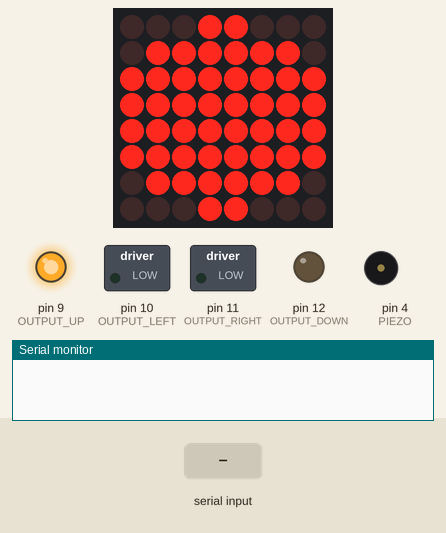
Recording of a sketch running on a simulated Arduino Uno, built with avr-gcc and run on an emulated ATmega328P. Parts: 8×8 LED matrix, switched loads named in the sketch (green lamp = pin HIGH), output pins drawn as LEDs (lit = HIGH), buzzer (waves = sounding), the last lines printed to the serial monitor. The inputs (shaded band) are chosen by the test bench.

Above: at 1.4 s.
1.5 s: "LEFT\n" received over Serial
At 3.1 s:
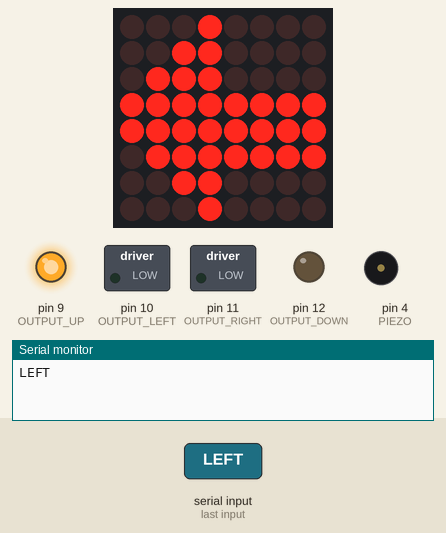
4.2 s: "RIGHT\n" received over the second serial link
At 6.4 s:
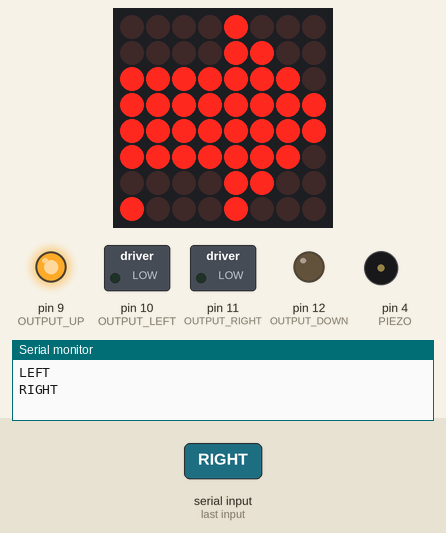
7.0 s: "DOWN\n" received over Serial
At 8.9 s:
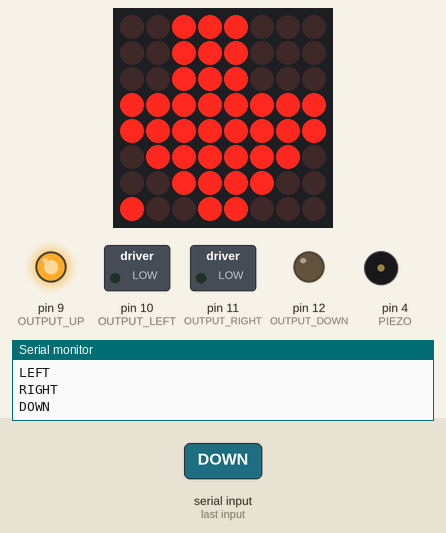
9.7 s: "STOP\n" received over the second serial link
At 11.1 s:
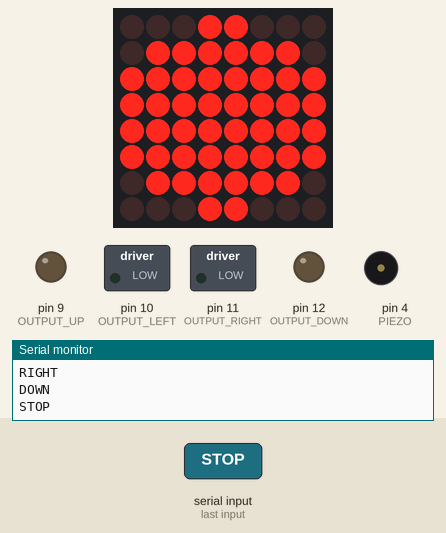
11.4 s: "RIGHT\n" received over Serial
At 12.3 s:
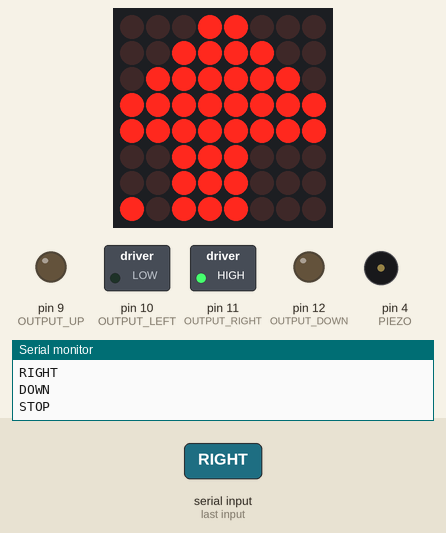
14.2 s: "LEFT\n" received over the second serial link
At 16.9 s:
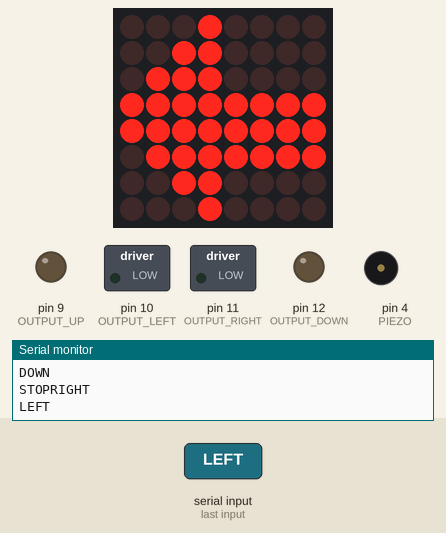
Timing chart, 0 to 17.9 s (numbered marks = the images above; inputs shaded):
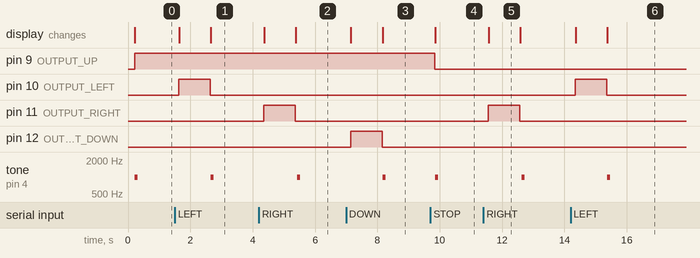

The sketch:

new_rc_car_sheild_serial.ino
```cpp
      #include <SoftwareSerial.h>   //블루투스 통신하기 위한 외부의 소스를 참조하는 역할  (블루투스 관련된 라이브러리, 함수를 사용할 수 있음. 이게 무슨 말이냐면 이미 누군가가 작성해놓은 프로그램을 토대로 필요한 기능을 불러와서 프로그램을 작성하겠다는 의미다. 아두이노는 오픈된 개발환경이다보니 다양한 사람들이 프로그램을 개발하고 공개해 놓았다. 우리는 그것을 가져와서 사용한다는 말이다.)
      #include "LedControlMS.h"


      #define TX 2  // 블루투스 통신에서 메시지를 받기 위한 아두이노 10PIN으로 설정한다. 이것은 신호를 받는데 사용한다.
      #define RX 3   //블루투스 통신에서 메시지를 주기 위한 아섹스를 무선으로 발송하기위해서 사용하는 부분이다.설정한다.


      #define OUTPUT_UP 9
      #define OUTPUT_LEFT 10
      #define OUTPUT_RIGHT 11
      #define OUTPUT_DOWN 12


      #define  DIN A1
      #define  CS  A2
      #define  CLK A3

      #define PIEZO 4 //피에조 부저


      int long_speed  = 40;  // 모터 동작 시간 타임을 조절할 수 있다. 1000로 설정하면 1초이다.현재  40이기 때문에 1초를 100으로 나눠서 4 정도의 시간을 정했다는 의미다. 이러한 시간을 정하는 이유는 모터가 물리적 기계이기 때문에 정해줘야한다. 기계들은 구체적으로 알려주야 일을 한다. 그래서 무엇이든지 꼼꼼하게 빈틈없이 철저하게 확실히 알려줘야한다.(강조 확실히 함)


      /* 블루투스 통신을 사용하기 위해서 문자,문자열 선언 */
      /*글자를 어떻게 송수신 받을 것인지 정하는 부분이다. */


      char inBTChar;          //blueTooth 통신에서 한 글자씩 받기위한 char형 변수로 선언
      String inputBTString ;  //up,down,left,right... 등등 블루투스에 보낸  명령어 받기 위한 문자열 저장 공간
      char inSLChar;
      String inputSLString ;  //serial(컴퓨터) 통신을 하기 위해 문자열 저장 공간


      SoftwareSerial BTSerial(TX, RX); //bluetooth 클래스를 아두이노 9핀,10핀에서 송수신 정의


      /*  void setup()
          setup 아두이노 시작할 때, 단 한번 밖에 실행되지 않으면,
          주로 변수 선언 및 초기화, 장비 동작 유무 테스트하는데 많이 사용된다.
      */
      int rccar_off = 0;

       #define NBR_MTX 1 // 8X8 LED Matrix를 몇개 사용할 지를 정한다. 현재 하나만 셋팅.
       LedControl lc=LedControl(DIN,CLK,CS, NBR_MTX); //8X8 LED Matrix 클래스를 세개의 핀으로 연결한다.


     /***
     *
     *  address 0x20, 0x27, 0x3F
     *  SDA --> A4 , SCL --->A5
     ****/


          byte right[] =   //right
           {
               B00011000,
               B00111100,
               B01111110,
               B11111111,
               B00111100,
               B00111100,
               B00111100,
               B00111101
            };
            byte up[] =   //up
           {
               B00011000,
               B00111000,
               B01111000,
               B11111111,
               B11111111,
               B01111111,
               B00111000,
               B00011001
            };
            byte down[] =   //비행기 이모티콘 모양
           {
               B00011000,
               B00011100,
               B00011110,
               B11111111,
               B11111111,
               B11111110,
               B00011100,
               B00011001
            };
            byte left[] =   //비행기 이모티콘 모양
           {
               B00011100,
               B00011100,
               B00011100,
               B00011100,
               B11111111,
               B01111110,
               B00111100,
               B00011000
            };

            byte all[] =   //stop
           {
               B00111100,
               B01111110,
               B01111110,
               B11111111,
               B11111111,
               B01111110,
               B01111110,
               B00111100

            };

       byte e1[] =  //비행기 이모티콘 모양
      {
         B01000010,
         B01111110,
         B01111110,
         B11011011,
         B01111110,
         B00100100,
         B01111110,
         B11011001
      };


         /*
         오른쪽 방향으로 동작하기 위해서 왼쪽 모터가 동작해야 한다.
         오른쪽 모터 -,- 로
         왼쪽 모터 +,- 로 셋팅
      */
      void Right() {


        digitalWrite(OUTPUT_RIGHT, HIGH);  // 왼쪽 모터
        printByte(up);

        delay(1000);
        digitalWrite(OUTPUT_RIGHT, LOW);  // 왼쪽 모터

        printByte(right);

        delay(long_speed);

      }

      /*
          왼쪽 방향으로 동작하기 위해서 오른쪽 모터가 동작해야 한다.
          오른쪽 모터 +,- 로
          왼쪽 모터 -,- 로 셋팅
      */
      void Left() {


        digitalWrite(OUTPUT_LEFT, HIGH);  // 왼쪽 모터
        printByte(up);

        delay(1000);
        digitalWrite(OUTPUT_LEFT, LOW);  // 왼쪽 모터

         printByte(left);

      }

      /*
          전진으로 동작
          오른쪽 모터 +,- 로
          왼쪽 모터 +,- 로 셋팅
      */
      void Up() {

        //Motor one

        digitalWrite(OUTPUT_UP, HIGH);  // 왼쪽 모터
        printByte(up);

        delay(1000);
        digitalWrite(OUTPUT_UP, LOW);  // 왼쪽 모터


        printByte(up);

      }


      /*
          후진으로 동작
          오른쪽 모터 -,+ 로
          왼쪽 모터 -,+ 로
      */

      void Down() {
        //Motor_one


        digitalWrite(OUTPUT_DOWN, HIGH);  // 왼쪽 모터
        printByte(up);

        delay(1000);
        digitalWrite(OUTPUT_DOWN, LOW);  // 왼쪽 모터

        printByte(down);


      }


      /*  정지 동작
          왼쪽 모터   - , -
          오른쪽 모터  -, -
          다 동작을 멈춤
      */

      void Stop() {

        digitalWrite(OUTPUT_UP, LOW);  // 왼쪽 모터
        digitalWrite(OUTPUT_LEFT, LOW);

        printByte(all);
        tone(PIEZO,1000,200);

        delay(10);

      }


      void setup() {

        Serial.begin(9600);
        BTSerial.begin(9600);  //블루투스 통신 속도 9600byte 1초당
        inputBTString = "";    //블루투스 통신하기 위한 문자열 비우기 (초기화 작업) 초기화를 해야지 그곳에 나중에 문자를 넣을 수 있다. 처음에는 블루투스 통신 칩도 마음을 비워놔야 한다. //블루투스 통신하기 위한 문자열 비우기 (초기화 작업) 초기화를 해야지 그곳에 나중에 문자를 넣을 수 있다. 처음에는 블루투스 통신 칩도 마음을 비워놔야 한다.


        pinMode(OUTPUT_DOWN, OUTPUT);     //왼쪽 모터 출력값으로 선언하여 전압 5V이내의 신호를 보낼 수 있습니다.
        pinMode(OUTPUT_RIGHT, OUTPUT);

        pinMode(OUTPUT_UP,OUTPUT);
        pinMode(OUTPUT_LEFT,OUTPUT);


        pinMode(PIEZO,OUTPUT);

        // 8X8 LED Matrix 클래스에  일일히 하나씩 LED 위치 등록하여 초기화
         for (int i=0; i< NBR_MTX; i++){
          lc.shutdown(i,false);
          lc.setIntensity(i,8);
          lc.clearDisplay(i);

          delay(200);
        }


          printByte(all);


        tone(PIEZO,1000,100);
        digitalWrite(5,HIGH);
        digitalWrite(9,HIGH);


        tone(PIEZO,1000,100);

    }


      /*   void loop()
          아두이노에서 무한 반복하는 함수로써 동작하는 부분에서 많이 사용됨.
           센서값 가져오기, 모터 동작, 블루투스 값 등을 계속 가져오기 위해서 반복적으로 실행한다. 사실 무한반복이다. 전기가 끊어질때까지 계속 일을 시키겠다는 명령어다.
      */

      bool light_onoff = true;

      void loop() {

        while (BTSerial.available() || Serial.available()) {   //블루투스 통신이 연결되었을 경우에만 무한 루프로 실행한다.  무한이 일을 하면서 자료들을 처리하겠다는 의도다.
          inBTChar = (char)BTSerial.read();  //블루투스 통신에서 한글자씩 가져오면 inBTChar 문자 변수로 저장한다.
          inSLChar = (char)Serial.read();

          /*
             1. inBTChar 문자 변수가 '\n' , '\r', '_'  저장될 경우, 비교하여 아래를 실행합니다.
             2. inBTChar 한 글자씩 저장된 문자열 inputBTString 값에서 "stop", "up" 값을 비교
             3. 값이 참일 경우에 "BUZZER", "stop","up","down","left" 부분에서의 해당되는 모터,서보 모터 동작 (전진,후진,좌,우)
             4. 값이 거짓일 경우에 inputBTString 값을 ""빈 문자로 저장한다.
             5. 무한 루프 동작한다.

             6. inBTChar 문자 변수가 '\n', '\r', '_' 아닐 경우에
             7. inBTChar(앱에서 블루투스를 통해 보낸 메시지)문자 변수를 inputBTString 문자열에 하나씩 저장한다.
             8. 다시 무한 루프 동작한다.
          */

          if (inBTChar == '\n' || inBTChar == '\r' || inBTChar == '_' || inSLChar == '_' || inSLChar == '\r' || inSLChar == '\n') {

            if (inputBTString.equals("STOP") || inputSLString.equals("STOP")) { //앱에서 "stop" 메시지를 보냈을 경우에
              //inputBTString 문자열값과 비교하여 같을 경우에 모터 동작을 멈춘다.


              Stop();                              // 모터 동작 멈춤
              tone(PIEZO,1000,200);
              BTSerial.print("OK");                //실행이 성공적이었다면 앱에 "OK"확인 메시지 보냄.
              Serial.print("\nSTOP");
              tone(PIEZO,1000,100);

              inputBTString = "";
              inputSLString ="";

            } else if (inputBTString.equals("LEFT") || inputSLString.equals("LEFT")) { //앱에서 "left" 메시지를 보냈을 경우에
              //inputBTString 문자열값과 비교하여 같을 경우에
              // 오른쪽 모터만 정방향으로 동작시킨다.

              Left();           //오른쪽 모터만 동작하는 함수 호출한다. 그래서 오른쪽 모터만 움직인다.
              BTSerial.print("OK");           //실행이 성공적이었다면 앱에 "OK"확인 메시지 보냄.
              Serial.println("LEFT ");
              tone(PIEZO,1000,100);

              inputBTString = "";
              inputSLString = "";

            } else if (inputBTString.equals("RIGHT") || inputSLString.equals("RIGHT")) { //앱에서 "right" 메시지를 보냈을 경우에
              //inputBTString 문자열값과 비교하여 같을 경우에


              Right();                          //왼쪽 모터만 동작하는 함수 호출한다.왼쪽 모터만 움직인다.
              Serial.println("RIGHT ");
              BTSerial.print("OK");            //실행이 성공적이었다면 앱에 "OK"확인 메시지 보냄.
              tone(PIEZO,1000,100);

              inputBTString = "";
              inputSLString = "";

            } else if (inputBTString.equals("UP") || inputSLString.equals("UP") ) {   //앱에서 "up" 메시지를 보냈을 경우에
              //inputBTString 문자열값과 비교하여 같을 경우에
              // 정면 방향,모터로 동작

              Up();   //up 함수 호출
              BTSerial.println("OK");   //실행이 성공적이었다면 앱에 "OK"확인 메시지 보냄.
              Serial.print("UP ");

              tone(PIEZO,1000,100);
              inputBTString = "";
              inputSLString = "";


            } else if (inputBTString.equals("DOWN") || inputSLString.equals("DOWN") ) { //앱에서 "down" 메시지를 보냈을 경우에
              //inputBTString 문자열값과 비교하여 같을 경우에
              // 후진 방향, 모터로 동작

              Down(); //down 함후 호출
              BTSerial.print("OK");  //실행이 성공적이었다면 앱에 "OK"확인 메시지 보냄.
              Serial.println("DOWN ");

              tone(PIEZO,1000,100);
              inputBTString = "";
              inputSLString = "";

            }


            else {
                 tone(PIEZO,000,100);


               Serial.println("ELSE ");
               tone(PIEZO,1000,100);


              inputBTString = "";   //블루루스 송수신 문자열이 up/down/left/right/leftup/rightup 아닐경우에
              inputSLString = "";   //블루루스 송수신 문자열이 up/down/left/right/leftup/rightup 아닐경우에
              //블루투스 송수진 문자열 빈 공간으로 초기화
            }
          }
          else  {

            inputBTString += inBTChar;   // 블루투스 송수신 문자열에 앱에서 보낸 메시지 문자 하나씩 저장
            inputSLString += inSLChar;
          delay(30);
          }

      } //while

      delay(50);


    } //loop


    void printByte(byte character []){
                int i = 0;
                for(i=0;i<8;i++){
                  lc.setColumn(0,7-i,character[i]);
                }
     }
```

Measured:
- after the input at 1.5 s, pin 10 (OUTPUT_LEFT): LOW → HIGH after 0.13 s, → LOW 1.0 s later; tone on pin 4 (PIEZO): silent → 1000 Hz after 1.2 s, → silent 0.10 s later; the display: first changes after 0.14 s (image 1 shows a later state)
- after the input at 4.2 s, pin 11 (OUTPUT_RIGHT): LOW → HIGH after 0.16 s, → LOW 1.0 s later; tone on pin 4 (PIEZO): silent → 1000 Hz after 1.2 s, → silent 0.10 s later; the display: first changes after 0.17 s (image 2 shows a later state)
- after the input at 7.0 s, pin 12 (OUTPUT_DOWN): LOW → HIGH after 0.14 s, → LOW 1.0 s later; tone on pin 4 (PIEZO): silent → 1000 Hz after 1.2 s, → silent 0.10 s later; the display: first changes after 0.15 s (image 3 shows a later state)
- after the input at 9.7 s, pin 9 (OUTPUT_UP): HIGH → LOW after 0.14 s; tone on pin 4 (PIEZO): silent → 1000 Hz after 0.15 s, → silent 0.11 s later; the display: changes after 0.15 s (image 4)
- after the input at 11.4 s, pin 11 (OUTPUT_RIGHT): LOW → HIGH after 0.16 s, → LOW 1.0 s later; tone on pin 4 (PIEZO): silent → 1000 Hz after 1.2 s, → silent 0.10 s later; the display: changes after 0.17 s (image 5)
- after the input at 14.2 s, pin 10 (OUTPUT_LEFT): LOW → HIGH after 0.15 s, → LOW 1.0 s later; tone on pin 4 (PIEZO): silent → 1000 Hz after 1.2 s, → silent 0.10 s later; the display: first changes after 0.16 s (image 6 shows a later state)
- what the display in image 5 shows lasts 1.0 s, from 11.6 s to 12.6 s
